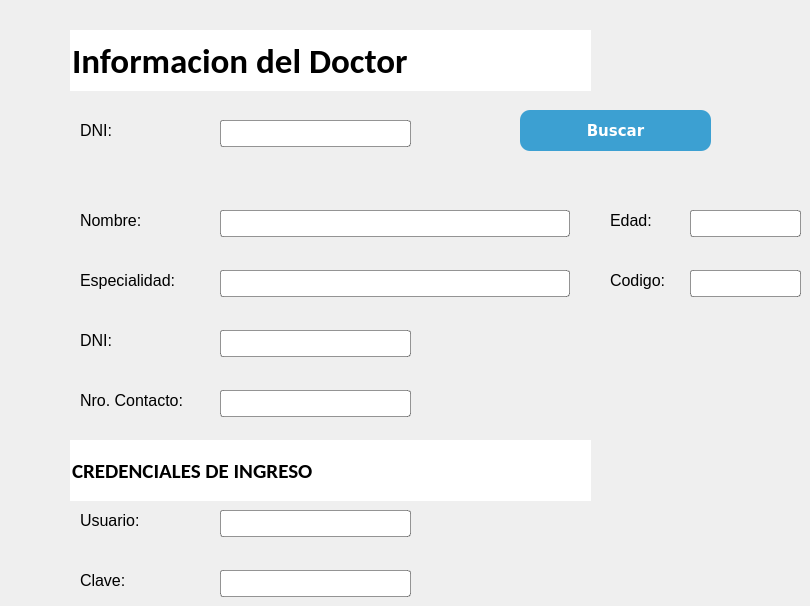
      <widget class="QWidget" name="tab_7">
       <attribute name="title">
        <string>Informacion del Doctor</string>
       </attribute>
       <widget class="QLineEdit" name="lineEdit_16">
        <property name="geometry">
         <rect>
          <x>220</x>
          <y>270</y>
          <width>350</width>
          <height>27</height>
         </rect>
        </property>
        <property name="font">
         <font>
          <family>Arial</family>
          <pointsize>12</pointsize>
         </font>
        </property>
        <property name="styleSheet">
         <string notr="true">background-color: rgb(255, 255, 255); border: 1px solid rgba(0,0,0, 0.4); border-radius: 3px</string>
        </property>
        <property name="text">
         <string/>
        </property>
        <property name="readOnly">
         <bool>true</bool>
        </property>
       </widget>
       <widget class="QLabel" name="label_33">
        <property name="geometry">
         <rect>
          <x>80</x>
          <y>510</y>
          <width>131</width>
          <height>21</height>
         </rect>
        </property>
        <property name="font">
         <font>
          <family>Arial</family>
          <pointsize>12</pointsize>
         </font>
        </property>
        <property name="styleSheet">
         <string notr="true">border-width: 0px</string>
        </property>
        <property name="text">
         <string>Usuario:</string>
        </property>
       </widget>
       <widget class="QLineEdit" name="lineEdit_31">
        <property name="geometry">
         <rect>
          <x>690</x>
          <y>210</y>
          <width>111</width>
          <height>27</height>
         </rect>
        </property>
        <property name="font">
         <font>
          <family>Arial</family>
          <pointsize>12</pointsize>
         </font>
        </property>
        <property name="cursor">
         <cursorShape>IBeamCursor</cursorShape>
        </property>
        <property name="styleSheet">
         <string notr="true">background-color: rgb(255, 255, 255);  border: 1px solid rgba(0,0,0, 0.4); border-radius: 3px</string>
        </property>
        <property name="inputMethodHints">
         <set>Qt::ImhDigitsOnly|Qt::ImhFormattedNumbersOnly</set>
        </property>
        <property name="text">
         <string/>
        </property>
        <property name="readOnly">
         <bool>true</bool>
        </property>
       </widget>
       <widget class="QLineEdit" name="lineEdit_32">
        <property name="geometry">
         <rect>
          <x>690</x>
          <y>270</y>
          <width>111</width>
          <height>27</height>
         </rect>
        </property>
        <property name="font">
         <font>
          <family>Arial</family>
          <pointsize>12</pointsize>
         </font>
        </property>
        <property name="cursor">
         <cursorShape>IBeamCursor</cursorShape>
        </property>
        <property name="styleSheet">
         <string notr="true">background-color: rgb(255, 255, 255);  border: 1px solid rgba(0,0,0, 0.4); border-radius: 3px</string>
        </property>
        <property name="inputMethodHints">
         <set>Qt::ImhDigitsOnly|Qt::ImhFormattedNumbersOnly</set>
        </property>
        <property name="text">
         <string/>
        </property>
        <property name="readOnly">
         <bool>true</bool>
        </property>
       </widget>
       <widget class="QLabel" name="label_16">
        <property name="geometry">
         <rect>
          <x>80</x>
          <y>210</y>
          <width>81</width>
          <height>21</height>
         </rect>
        </property>
        <property name="font">
         <font>
          <family>Arial</family>
          <pointsize>12</pointsize>
         </font>
        </property>
        <property name="styleSheet">
         <string notr="true">border-width: 0px</string>
        </property>
        <property name="text">
         <string>Nombre:</string>
        </property>
       </widget>
       <widget class="QLineEdit" name="lineEdit_33">
        <property name="geometry">
         <rect>
          <x>220</x>
          <y>390</y>
          <width>191</width>
          <height>27</height>
         </rect>
        </property>
        <property name="font">
         <font>
          <family>Arial</family>
          <pointsize>12</pointsize>
         </font>
        </property>
        <property name="cursor">
         <cursorShape>IBeamCursor</cursorShape>
        </property>
        <property name="styleSheet">
         <string notr="true">background-color: rgb(255, 255, 255);  border: 1px solid rgba(0,0,0, 0.4); border-radius: 3px</string>
        </property>
        <property name="inputMethodHints">
         <set>Qt::ImhDigitsOnly|Qt::ImhFormattedNumbersOnly</set>
        </property>
        <property name="text">
         <string/>
        </property>
        <property name="readOnly">
         <bool>true</bool>
        </property>
       </widget>
       <widget class="QLabel" name="label_34">
        <property name="geometry">
         <rect>
          <x>80</x>
          <y>330</y>
          <width>61</width>
          <height>21</height>
         </rect>
        </property>
        <property name="font">
         <font>
          <family>Arial</family>
          <pointsize>12</pointsize>
         </font>
        </property>
        <property name="styleSheet">
         <string notr="true">border-width: 0px</string>
        </property>
        <property name="text">
         <string>DNI:</string>
        </property>
       </widget>
       <widget class="QLineEdit" name="lineEdit_34">
        <property name="geometry">
         <rect>
          <x>70</x>
          <y>30</y>
          <width>521</width>
          <height>61</height>
         </rect>
        </property>
        <property name="font">
         <font>
          <family>Calibri</family>
          <pointsize>26</pointsize>
          <weight>75</weight>
          <bold>true</bold>
         </font>
        </property>
        <property name="styleSheet">
         <string notr="true">border: none; background-image: transparent</string>
        </property>
        <property name="text">
         <string>Informacion del Doctor</string>
        </property>
       </widget>
       <widget class="QLabel" name="label_35">
        <property name="geometry">
         <rect>
          <x>610</x>
          <y>270</y>
          <width>61</width>
          <height>21</height>
         </rect>
        </property>
        <property name="font">
         <font>
          <family>Arial</family>
          <pointsize>12</pointsize>
         </font>
        </property>
        <property name="styleSheet">
         <string notr="true">border-width: 0px</string>
        </property>
        <property name="text">
         <string>Codigo:</string>
        </property>
       </widget>
       <widget class="QLabel" name="label_6">
        <property name="geometry">
         <rect>
          <x>610</x>
          <y>210</y>
          <width>61</width>
          <height>21</height>
         </rect>
        </property>
        <property name="font">
         <font>
          <family>Arial</family>
          <pointsize>12</pointsize>
         </font>
        </property>
        <property name="styleSheet">
         <string notr="true">border-width: 0px</string>
        </property>
        <property name="text">
         <string>Edad:</string>
        </property>
       </widget>
       <widget class="QLabel" name="label_36">
        <property name="geometry">
         <rect>
          <x>80</x>
          <y>390</y>
          <width>131</width>
          <height>21</height>
         </rect>
        </property>
        <property name="font">
         <font>
          <family>Arial</family>
          <pointsize>12</pointsize>
         </font>
        </property>
        <property name="styleSheet">
         <string notr="true">border-width: 0px</string>
        </property>
        <property name="text">
         <string>Nro. Contacto:</string>
        </property>
       </widget>
       <widget class="QLineEdit" name="lineEdit_35">
        <property name="geometry">
         <rect>
          <x>220</x>
          <y>210</y>
          <width>350</width>
          <height>27</height>
         </rect>
        </property>
        <property name="font">
         <font>
          <family>Arial</family>
          <pointsize>12</pointsize>
         </font>
        </property>
        <property name="styleSheet">
         <string notr="true">background-color: rgb(255, 255, 255); border: 1px solid rgba(0,0,0, 0.4); border-radius: 3px</string>
        </property>
        <property name="text">
         <string/>
        </property>
        <property name="readOnly">
         <bool>true</bool>
        </property>
       </widget>
       <widget class="QLineEdit" name="lineEdit_36">
        <property name="geometry">
         <rect>
          <x>220</x>
          <y>510</y>
          <width>191</width>
          <height>27</height>
         </rect>
        </property>
        <property name="font">
         <font>
          <family>Arial</family>
          <pointsize>12</pointsize>
         </font>
        </property>
        <property name="cursor">
         <cursorShape>IBeamCursor</cursorShape>
        </property>
        <property name="styleSheet">
         <string notr="true">background-color: rgb(255, 255, 255);  border: 1px solid rgba(0,0,0, 0.4); border-radius: 3px</string>
        </property>
        <property name="inputMethodHints">
         <set>Qt::ImhDigitsOnly|Qt::ImhFormattedNumbersOnly</set>
        </property>
        <property name="text">
         <string/>
        </property>
       </widget>
       <widget class="QLabel" name="label_38">
        <property name="geometry">
         <rect>
          <x>80</x>
          <y>270</y>
          <width>131</width>
          <height>21</height>
         </rect>
        </property>
        <property name="font">
         <font>
          <family>Arial</family>
          <pointsize>12</pointsize>
          <weight>50</weight>
          <bold>false</bold>
         </font>
        </property>
        <property name="styleSheet">
         <string notr="true">border-width: 0px</string>
        </property>
        <property name="text">
         <string>Especialidad:</string>
        </property>
       </widget>
       <widget class="QLineEdit" name="lineEdit_37">
        <property name="geometry">
         <rect>
          <x>70</x>
          <y>440</y>
          <width>521</width>
          <height>61</height>
         </rect>
        </property>
        <property name="font">
         <font>
          <family>Calibri</family>
          <pointsize>16</pointsize>
          <weight>75</weight>
          <bold>true</bold>
         </font>
        </property>
        <property name="styleSheet">
         <string notr="true">border: none; background-image: transparent</string>
        </property>
        <property name="text">
         <string>CREDENCIALES DE INGRESO</string>
        </property>
       </widget>
       <widget class="QLabel" name="label_39">
        <property name="geometry">
         <rect>
          <x>80</x>
          <y>570</y>
          <width>131</width>
          <height>21</height>
         </rect>
        </property>
        <property name="font">
         <font>
          <family>Arial</family>
          <pointsize>12</pointsize>
         </font>
        </property>
        <property name="styleSheet">
         <string notr="true">border-width: 0px</string>
        </property>
        <property name="text">
         <string>Clave:</string>
        </property>
       </widget>
       <widget class="QLineEdit" name="lineEdit_38">
        <property name="geometry">
         <rect>
          <x>220</x>
          <y>330</y>
          <width>191</width>
          <height>27</height>
         </rect>
        </property>
        <property name="font">
         <font>
          <family>Arial</family>
          <pointsize>12</pointsize>
         </font>
        </property>
        <property name="cursor">
         <cursorShape>IBeamCursor</cursorShape>
        </property>
        <property name="styleSheet">
         <string notr="true">background-color: rgb(255, 255, 255);  border: 1px solid rgba(0,0,0, 0.4); border-radius: 3px</string>
        </property>
        <property name="inputMethodHints">
         <set>Qt::ImhDigitsOnly|Qt::ImhFormattedNumbersOnly</set>
        </property>
        <property name="text">
         <string/>
        </property>
        <property name="readOnly">
         <bool>true</bool>
        </property>
       </widget>
       <widget class="QLineEdit" name="lineEdit_39">
        <property name="geometry">
         <rect>
          <x>220</x>
          <y>570</y>
          <width>191</width>
          <height>27</height>
         </rect>
        </property>
        <property name="font">
         <font>
          <family>Arial</family>
          <pointsize>12</pointsize>
         </font>
        </property>
        <property name="cursor">
         <cursorShape>IBeamCursor</cursorShape>
        </property>
        <property name="styleSheet">
         <string notr="true">background-color: rgb(255, 255, 255);  border: 1px solid rgba(0,0,0, 0.4); border-radius: 3px</string>
        </property>
        <property name="inputMethodHints">
         <set>Qt::ImhDigitsOnly|Qt::ImhFormattedNumbersOnly|Qt::ImhHiddenText|Qt::ImhNoAutoUppercase|Qt::ImhNoPredictiveText|Qt::ImhSensitiveData</set>
        </property>
        <property name="text">
         <string/>
        </property>
        <property name="echoMode">
         <enum>QLineEdit::Password</enum>
        </property>
       </widget>
       <widget class="QLabel" name="label_37">
        <property name="geometry">
         <rect>
          <x>80</x>
          <y>120</y>
          <width>61</width>
          <height>21</height>
         </rect>
        </property>
        <property name="font">
         <font>
          <family>Arial</family>
          <pointsize>12</pointsize>
         </font>
        </property>
        <property name="styleSheet">
         <string notr="true">border-width: 0px</string>
        </property>
        <property name="text">
         <string>DNI:</string>
        </property>
       </widget>
       <widget class="QLineEdit" name="lineEdit_50">
        <property name="geometry">
         <rect>
          <x>220</x>
          <y>120</y>
          <width>191</width>
          <height>27</height>
         </rect>
        </property>
        <property name="font">
         <font>
          <family>Arial</family>
          <pointsize>12</pointsize>
         </font>
        </property>
        <property name="cursor">
         <cursorShape>IBeamCursor</cursorShape>
        </property>
        <property name="styleSheet">
         <string notr="true">background-color: rgb(255, 255, 255);  border: 1px solid rgba(0,0,0, 0.4); border-radius: 3px</string>
        </property>
        <property name="inputMethodHints">
         <set>Qt::ImhDigitsOnly|Qt::ImhFormattedNumbersOnly</set>
        </property>
        <property name="text">
         <string/>
        </property>
        <property name="readOnly">
         <bool>true</bool>
        </property>
       </widget>
       <widget class="QPushButton" name="pushButton_13">
        <property name="enabled">
         <bool>true</bool>
        </property>
        <property name="geometry">
         <rect>
          <x>520</x>
          <y>110</y>
          <width>191</width>
          <height>41</height>
         </rect>
        </property>
        <property name="font">
         <font>
          <family>Verdana</family>
          <pointsize>11</pointsize>
          <weight>75</weight>
          <italic>false</italic>
          <bold>true</bold>
         </font>
        </property>
        <property name="cursor">
         <cursorShape>PointingHandCursor</cursorShape>
        </property>
        <property name="styleSheet">
         <string notr="true">background-color: rgb(60, 160, 210); 
border-radius: 10px; 
color: rgb(255, 255, 255)
</string>
        </property>
        <property name="text">
         <string>Buscar</string>
        </property>
        <property name="icon">
         <iconset>
          <normaloff>../../.designer/backup/Iconos/historialmedico.png</normaloff>../../.designer/backup/Iconos/historialmedico.png</iconset>
        </property>
        <property name="iconSize">
         <size>
          <width>35</width>
          <height>35</height>
         </size>
        </property>
       </widget>
      </widget>
